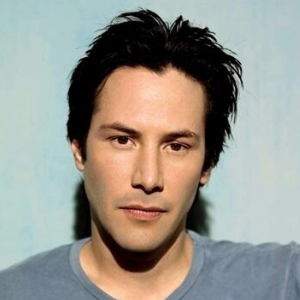
#> input picture opencv/03-图像的梯度/补充/assets/example.png, 300 x 300 px, found by its file name
$ python '03-plt的三通道图.py'
#> lines starting #> are read from the running program, lines starting #| are printed output that depends on the picture
import cv2
import matplotlib.pyplot as plt
import numpy as np

fig = plt.figure(figsize=(10, 3))

img = cv2.imread("../assets/example.png")
#> img is the input picture: shape (300, 300, 3); mean B, G, R 142, 150.1, 152.1
blue_img = np.zeros(img.shape, dtype=img.dtype)
blue_img[:, :, 0] = img[:, :, 0]
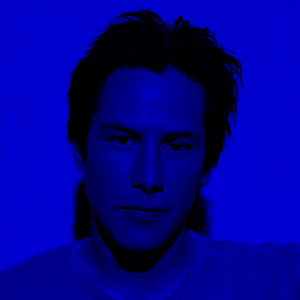
#> blue_img: shape (300, 300, 3); mean B, G, R 142, 0, 0
blue_img = cv2.cvtColor(blue_img, cv2.COLOR_BGR2RGB)
ax1 = fig.add_subplot(131)
ax1.imshow(blue_img)
green_img = np.zeros(img.shape, dtype=img.dtype)
green_img[:, :, 1] = img[:, :, 1]
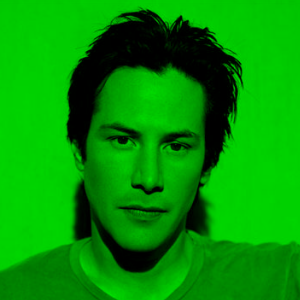
#> green_img: shape (300, 300, 3); mean B, G, R 0, 150.1, 0
green_img = cv2.cvtColor(green_img, cv2.COLOR_BGR2RGB)
ax2 = fig.add_subplot(132)
ax2.imshow(green_img)
red_img = np.zeros(img.shape, dtype=img.dtype)
red_img[:, :, 2] = img[:, :, 2]
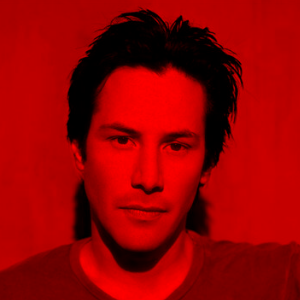
#> red_img: shape (300, 300, 3); mean B, G, R 0, 0, 152.1
red_img = cv2.cvtColor(red_img, cv2.COLOR_BGR2RGB)
ax1 = fig.add_subplot(133)
ax1.imshow(red_img)

plt.show()
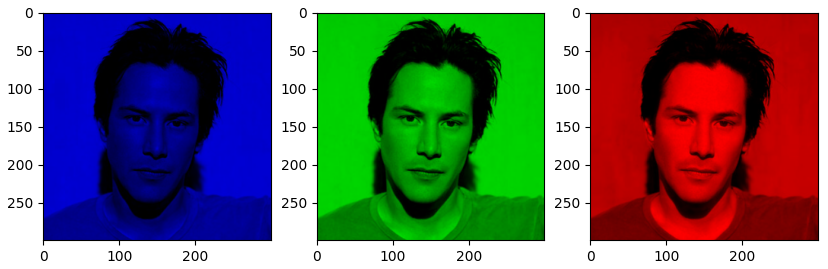
#> figure drawn by matplotlib, 3 panels
